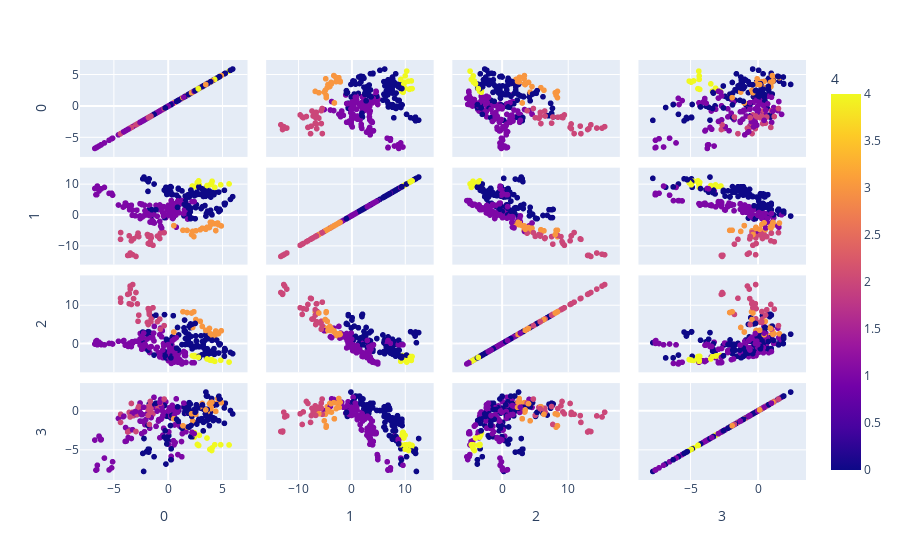

The code cell stored with this chart in its notebook:
### Code cell
classix_density=Extractor.classix(group_merging_mode='density',minPts=minPts_best_density,radius=radius_best_density,scale=scale_best_density)
classix_density.fit(X_train)
Y_pred_density=classix_density.predict(X_test)

df_pred_density=pd.DataFrame(pd.concat([pd.DataFrame(X_test,columns=[0,1,2,3]),pd.DataFrame(Y_pred_density,columns=[4])],axis=1))
fig = px.scatter_matrix(df_pred_density,
    dimensions=[0,1,2,3],
    color=4)
fig.show()

### Figure 1 — Plotly figure (JSON) as saved in the notebook; plotly's stock layout.template omitted (floating-point values rounded to 4 significant figures; data arrays with more than 128 entries replaced by an {"elided": "..."} marker saying what was removed)
{"data": [{"dimensions": [{"axis": {"matches": true}, "label": "0", "values": {"elided": "275 float values"}}, {"axis": {"matches": true}, "label": "1", "values": {"elided": "275 float values"}}, {"axis": {"matches": true}, "label": "2", "values": {"elided": "275 float values"}}, {"axis": {"matches": true}, "label": "3", "values": {"elided": "275 float values"}}], "hovertemplate": "%{xaxis.title.text}=%{x}<br>%{yaxis.title.text}=%{y}<br>4=%{marker.color}<extra></extra>", "legendgroup": "", "marker": {"color": {"elided": "275 int values"}, "coloraxis": "coloraxis", "symbol": "circle"}, "name": "", "showlegend": false, "type": "splom"}], "layout": {"coloraxis": {"colorbar": {"title": {"text": "4"}}, "colorscale": [[0, "#0d0887"], [0.1111, "#46039f"], [0.2222, "#7201a8"], [0.3333, "#9c179e"], [0.4444, "#bd3786"], [0.5556, "#d8576b"], [0.6667, "#ed7953"], [0.7778, "#fb9f3a"], [0.8889, "#fdca26"], [1, "#f0f921"]]}, "dragmode": "select", "legend": {"tracegroupgap": 0}, "margin": {"t": 60}}}
